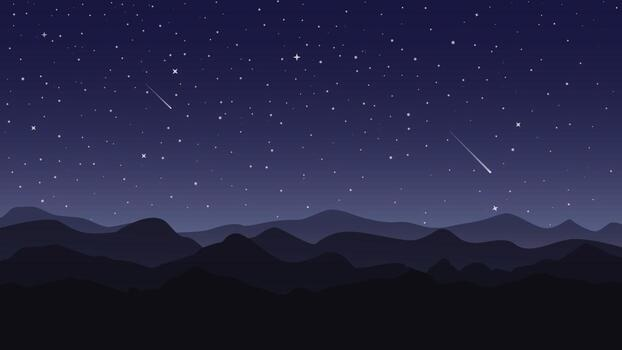
#> input picture Images/night_sky.jpg, 622 x 350 px
$ python segmentation.py
#> lines starting #> are read from the running program, lines starting #| are printed output that depends on the picture; after the words box and inside, x2 and y2 are one past the last pixel; in counts of white or black regions, pixels touching at a corner belong together
import cv2
import numpy as np

img = cv2.imread(r"../Images/night_sky.jpg")
#> img is the input picture: shape (350, 622, 3); mean B, G, R 65.7, 35.8, 36.3

img = cv2.resize(img, None, None, fx = 1, fy=1, interpolation=cv2.INTER_AREA)

gray = cv2.cvtColor(img, cv2.COLOR_BGR2GRAY)
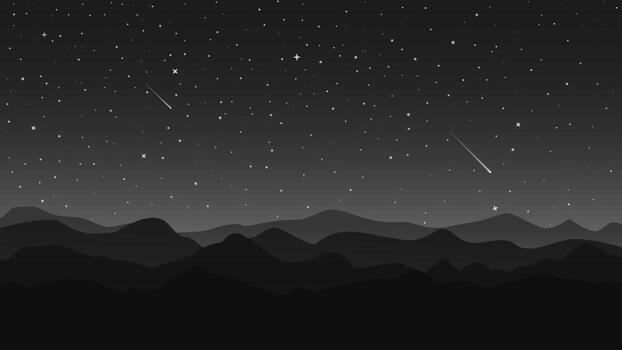
#> gray: shape (350, 622); min 4, max 228, mean 39.4

canny = cv2.Canny(gray, 50, 100)
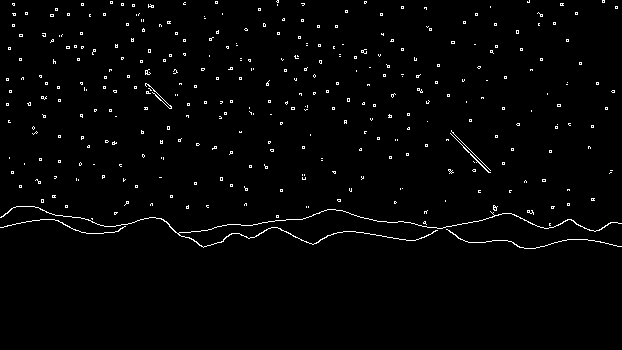
#> canny: shape (350, 622); 1.7% white in thin lines or dots, all inside (x1, y1, x2, y2) = (0, 0, 622, 249)

# Threshold
_, thresh = cv2.threshold(gray, 0, 255,
                           cv2.THRESH_BINARY_INV + cv2.THRESH_OTSU)
#> thresh: shape (350, 622); 67.9% white; 526 black regions (516 under 20 px), largest, box (x1, y1, x2, y2) and area: (0, 114, 622, 249) 67912, (145, 83, 176, 112) 100, (402, 112, 413, 120) 42

# Noise removal
kernel = np.ones((3,3), np.uint8)
opening = cv2.morphologyEx(thresh, cv2.MORPH_OPEN, kernel, iterations=2)
#> opening: shape (350, 622); 66.6% white; 211 black regions (175 under 20 px), largest, box (x1, y1, x2, y2) and area: (0, 101, 622, 249) 69637, (145, 83, 176, 112) 221, (360, 99, 376, 120) 196

# Sure background
sure_bg = cv2.dilate(opening, kernel, iterations=3)
#> sure_bg: shape (350, 622); 70.4% white; 8 black regions (7 under 20 px), largest, box (x1, y1, x2, y2) and area: (0, 108, 622, 245) 64443

# Sure foreground
dist = cv2.distanceTransform(opening, cv2.DIST_L2, 5)
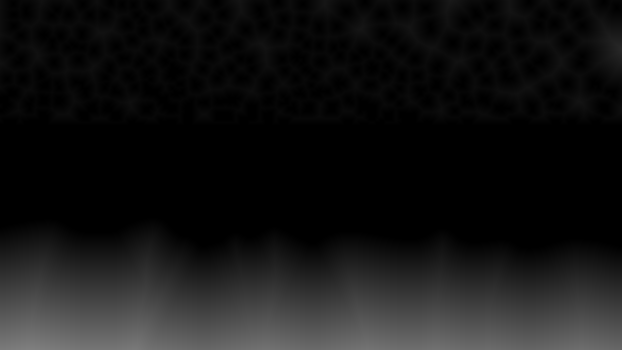
#> dist: shape (350, 622) float32; min 0, max 127.8, mean 20.7
_, sure_fg = cv2.threshold(dist, 0.7*dist.max(), 255, 0)
#> sure_fg: shape (350, 622) float32; 6.5% white; 1 white region, box (x1, y1, x2, y2) and area: (0, 310, 622, 350) 14230
sure_fg = np.uint8(sure_fg)

# Unknown region
unknown = cv2.subtract(sure_bg, sure_fg)
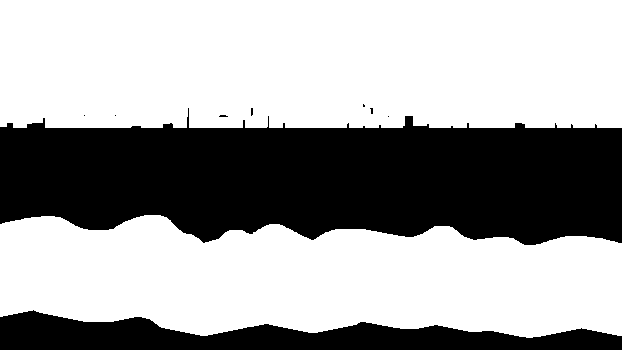
#> unknown: shape (350, 622); 63.8% white; 9 black regions (7 under 20 px), largest, box (x1, y1, x2, y2) and area: (0, 108, 622, 245) 64443, (0, 310, 622, 350) 14230

# Markers
_, markers = cv2.connectedComponents(sure_fg)
markers = markers + 1
markers[unknown == 255] = 0
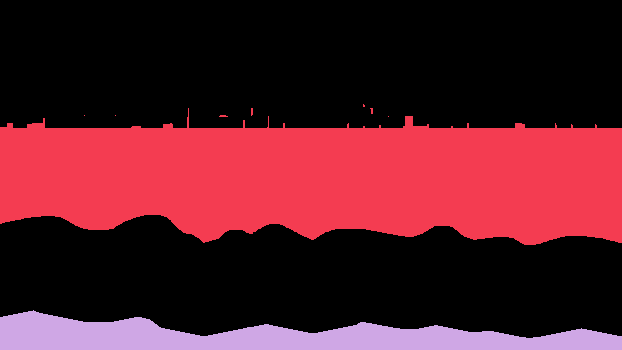
#> markers: shape (350, 622) int32; 3 distinct labels, from 0 to 2; one colour per label, 0 black

# Watershed
markers = cv2.watershed(img, markers)
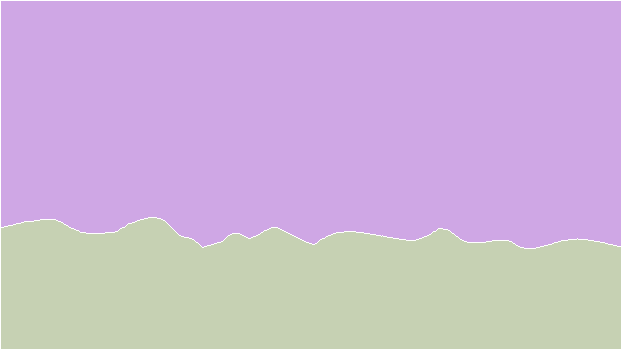
#> markers: shape (350, 622) int32; 3 distinct labels, from -1 to 2; one colour per label, 0 black, -1 white
img[markers == -1] = [0, 0, 255]
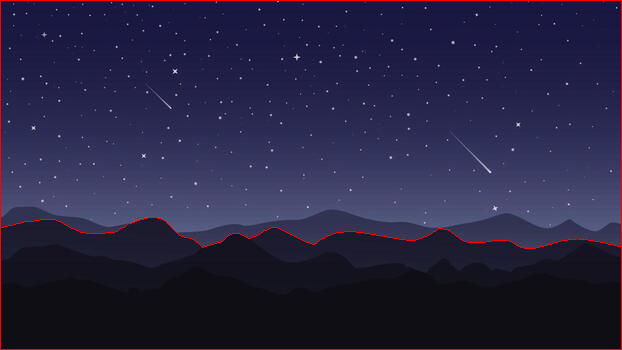
#> img: shape (350, 622, 3); 1.18% of pixels changed, all inside (x1, y1, x2, y2) = (0, 0, 622, 350)

cv2.imshow("Watershed Result", img)
cv2.imshow("Canny", canny)
# cv2.imwrite("Watershed result.png", img)
cv2.waitKey(0)
